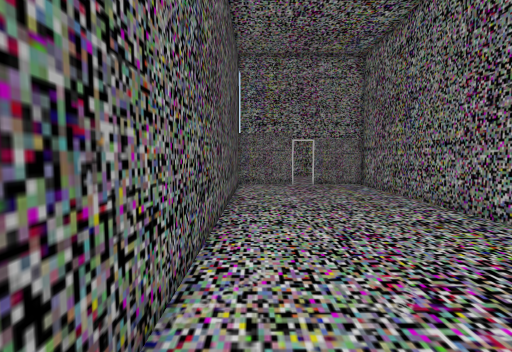
[1] (above)

19 first-person views from a walk through a scene from a Unity 3-D project. The camera is 1.44 m above the floor, tilts 4° down and sees 85° across. The floor is counted in squares, 0.72 m on a side. Each view is taken from the middle of a square. On the plan, view 1 faces up. The plan holds only what a view shows up to about 16 squares ahead; the rest is blank. The place goes on beyond the plan. The player is left out. Door leaves are left out, so doorways stand open.

[2]
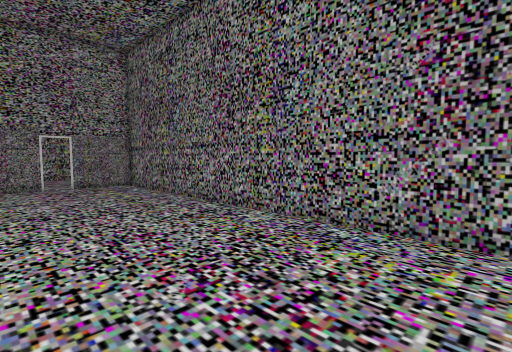

[3]
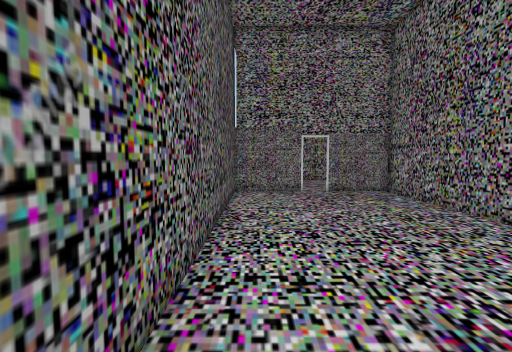

[4]
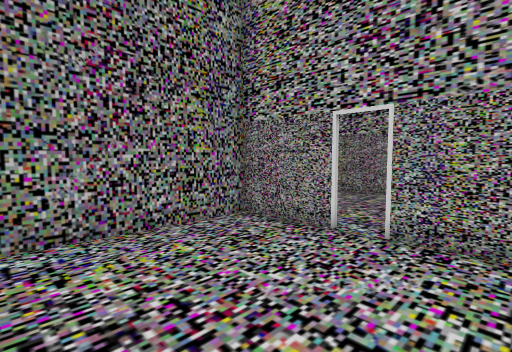

[5]
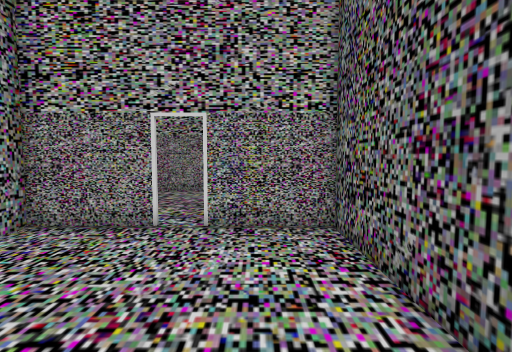

[6]
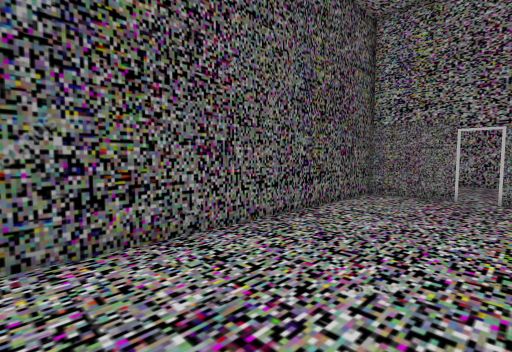

[7]
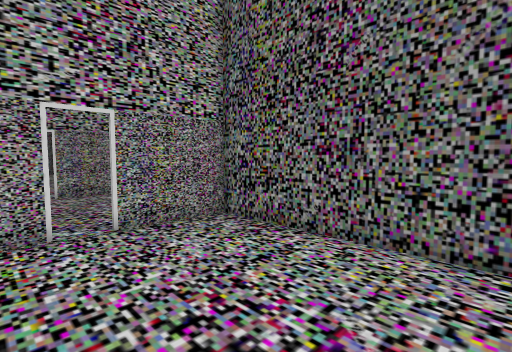

[8]
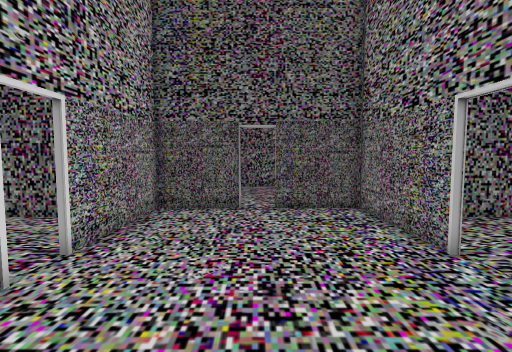

[9]
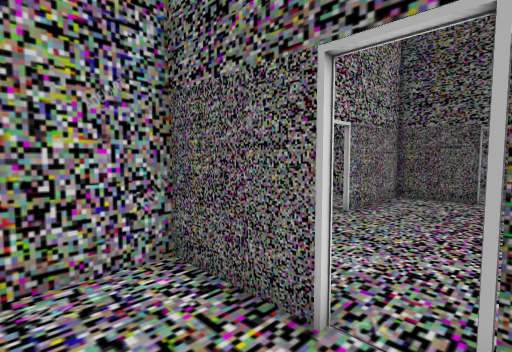

[10]
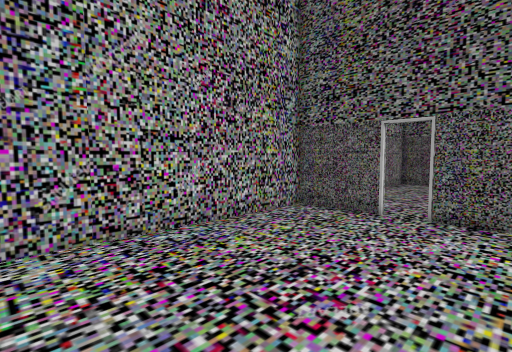

[11]
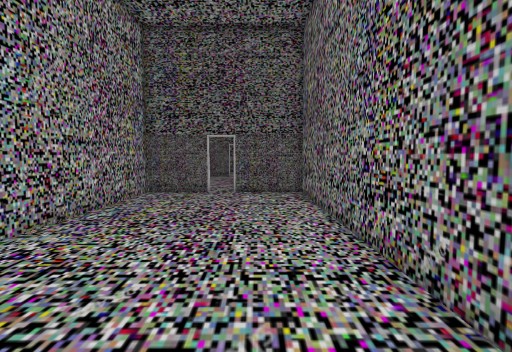

[12]
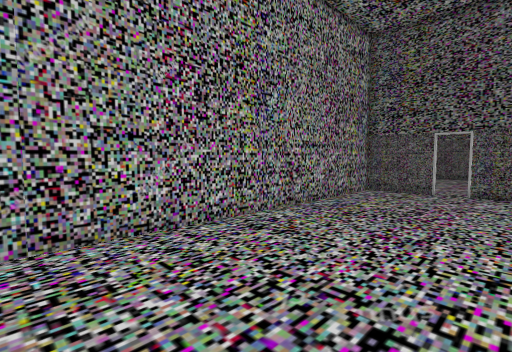

[13]
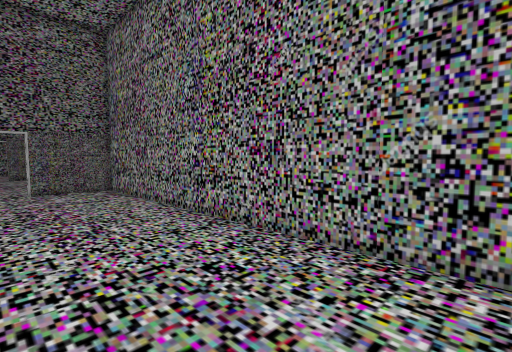

[14]
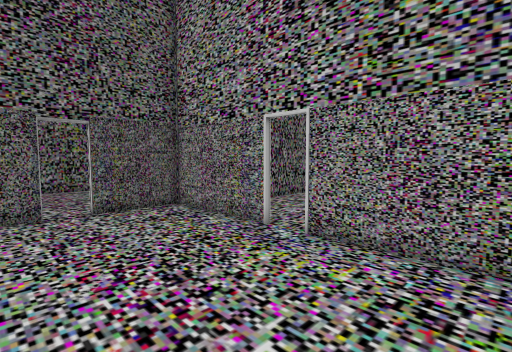

[15]
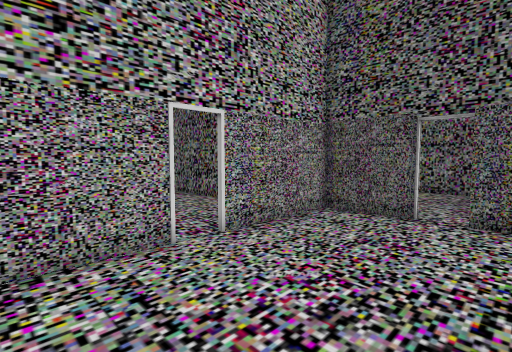

[16]
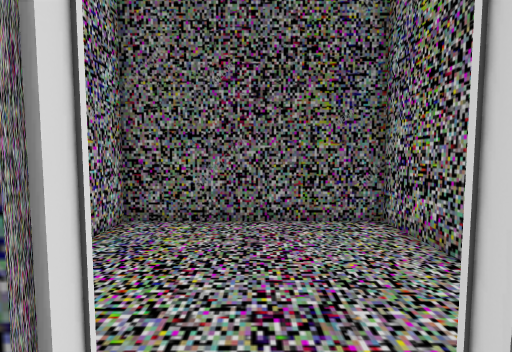

[17]
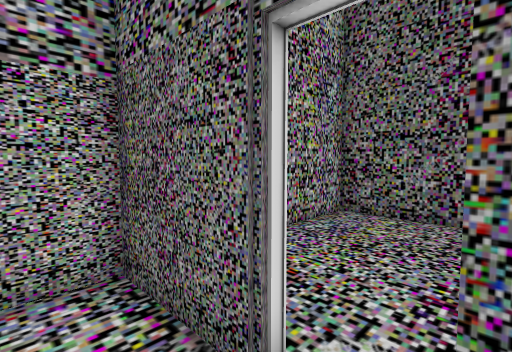

[18]
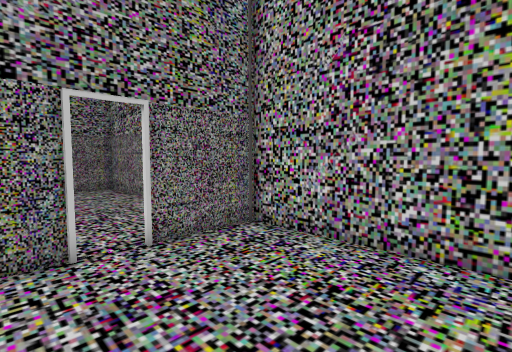

[19]
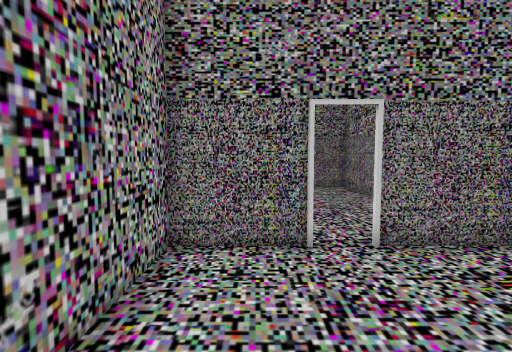

### Floor plan
Ten units are one square. View 1 is at (0, 0); x grows to the right and y downward. Boxes are objects, and circles mark ways between rooms. Rooms are numbered by the first view taken in them; rooms with no view inside come last. Other rooms are left out.
<svg viewBox="-110 -205 384 322">
<path fill="none" stroke="#000" d="M27 -198 -13 -198 -13 29 25 29M38 29 76 29 76 -198 40 -198M38 108 79 108M25 31 -30 31M-27 76 -27 108 25 108M79 31 38 31M91 96 91 88M-27 30 -27 62M93 75 93 111M269 24 93 24 93 64M90 112 259 112M-29 64 -29 30M-30 31 -105 31 -105 112 -29 112 -29 75"/>
<circle cx="30" cy="30" r="3" fill="#2a7"/>
<circle cx="90" cy="70" r="3" fill="#2a7"/>
<circle cx="-30" cy="70" r="3" fill="#2a7"/>
<text x="30" y="-90">1</text>
<text x="30" y="70">2</text>
<text x="180" y="60">3</text>
<text x="-70" y="70">4</text>
</svg>
Room 1 opens to room 2. Room 2 opens to room 3. Room 2 opens to room 4.

Where each view was taken, in squares from view 1:
view 1: 0 up, 0 right, facing up
view 2: 0 up, 0 right, facing up-right
view 3: 4 up, 0 right, facing up
view 4: 4 up, 0 right, facing down-right
view 5: 5 up, 1 right, facing down
view 6: 5 up, 5 right, facing up-left
view 7: 5 up, 5 right, facing down-left
view 8: 7 down, 8 right, facing left
view 9: 6 down, 12 right, facing down-left
view 10: 4 down, 19 right, facing down-left
view 11: 5 down, 25 right, facing left
view 12: 4 down, 26 right, facing down-left
view 13: 8 down, 27 right, facing up-left
view 14: 9 down, 8 right, facing up-left
view 15: 5 down, 7 right, facing down-left
view 16: 7 down, 2 left, facing left
view 17: 6 down, 1 left, facing down-left
view 18: 5 down, 9 left, facing down-right
view 19: 5 down, 9 left, facing right
